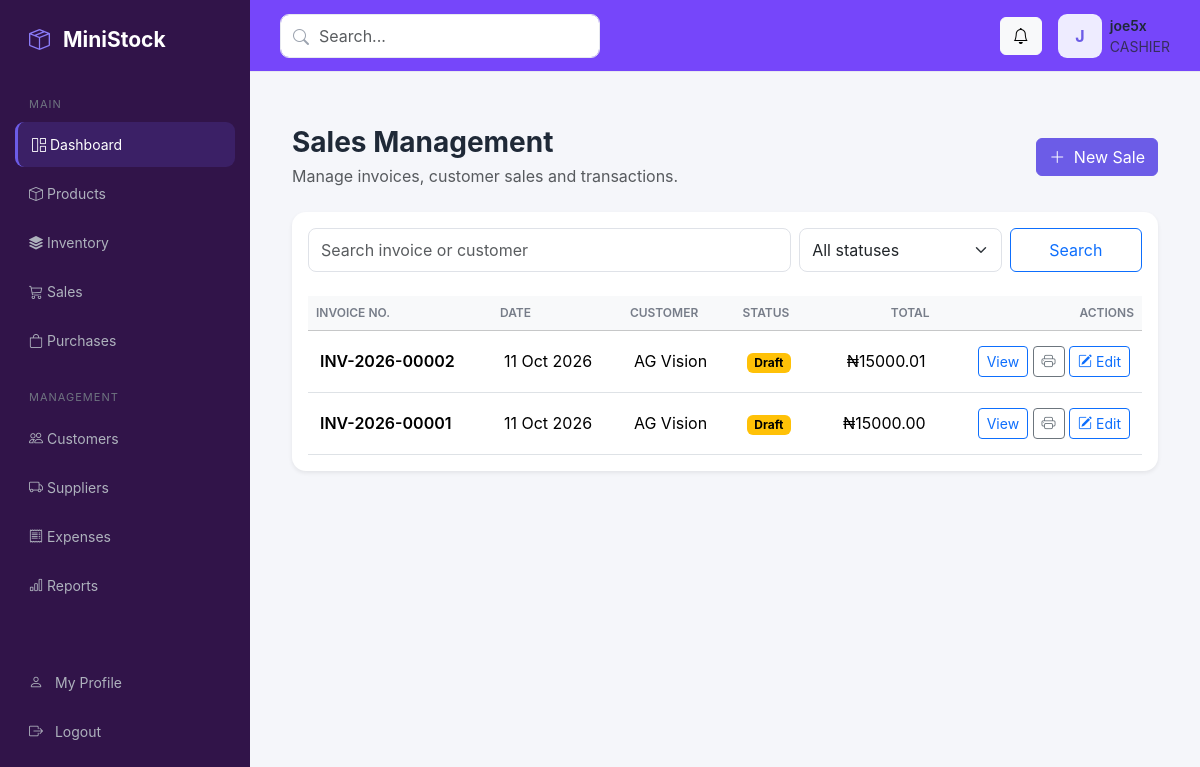
The page /sales/ (signed in) on the database its author committed.
### accounts/models.py (models this page shows, shortened)
class User(AbstractUser):
    class Role(models.TextChoices):
        ADMIN = "ADMIN", "Administrator"
        MANAGER = "MANAGER", "Manager"
        CASHIER = "CASHIER", "Cashier"
        STOREKEEPER = "STOREKEEPER", "Storekeeper"
    role = models.CharField(
        max_length=20,
        choices=Role.choices,
        default=Role.CASHIER,
    )
    phone = models.CharField(
        max_length=30,
        blank=True,
    )

### documents/models.py (models this page shows, shortened)
class OrderDocument(models.Model):
    class DocumentType(models.TextChoices):
        PURCHASE = "PURCHASE", "Purchase"
        SALE = "SALE", "Sales"
    class Status(models.TextChoices):
        DRAFT = "DRAFT", "Draft"
        COMPLETED = "COMPLETED", "Completed"
        CANCELLED = "CANCELLED", "Cancelled"
    doc_code = models.CharField(max_length=10)
    doc_year = models.CharField(max_length=4)
    doc_num = models.CharField(max_length=20)
    document_type = models.CharField(
        max_length=10,
        choices=DocumentType.choices,
        default=DocumentType.PURCHASE,
    )
    doc_date = models.DateField(default=timezone.localdate)
    status = models.CharField(
        max_length=20,
        choices=Status.choices,
        default=Status.DRAFT,
    )
    supplier = models.ForeignKey(
        "suppliers.Supplier",
        on_delete=models.PROTECT,
        related_name="order_documents",
        null=True,
        blank=True,
    )
    supplier_name = models.CharField(
        max_length=255,
        blank=True,
    )
    supplier_invoice = models.CharField(
        max_length=100,
        blank=True,
    )
    customer = models.ForeignKey(
        "customers.Customer",
        on_delete=models.PROTECT,
        related_name="order_documents",
        null=True,
        blank=True,
    )
    customer_name = models.CharField(
        max_length=255,
        blank=True,
    )
    currency = models.CharField(max_length=10, default="NGN", blank=True)
    credit_fercility = models.CharField(max_length=100, blank=True)
    address = models.TextField(blank=True)
    project = models.CharField(max_length=255, blank=True)
    subtotal = models.DecimalField(
        max_digits=14,
        decimal_places=2,
        default=Decimal("0.00"),
    )
    total_discount = models.DecimalField(
        max_digits=14,
        decimal_places=2,
        default=Decimal("0.00"),
    )
    tax = models.DecimalField(
        max_digits=14,
        decimal_places=2,
        default=Decimal("0.00"),
    )
    grand_total = models.DecimalField(
        max_digits=14,
        decimal_places=2,
        default=Decimal("0.00"),
    )
    created_by = models.ForeignKey(
        settings.AUTH_USER_MODEL,
        on_delete=models.PROTECT,
        related_name="order_documents",
        null=True,
        blank=True,
    )
    created_at = models.DateTimeField(auto_now_add=True)
    updated_at = models.DateTimeField(auto_now=True)
    class Meta:
        ordering = ["-created_at", "-pk"]
        constraints = [
            models.UniqueConstraint(
                fields=["doc_code", "doc_year", "doc_num"],
                name="unique_order_document_number",
            ),
        ]
    def __str__(self):
        return f"{self.doc_code}-{self.doc_year}-{self.doc_num}"

### customers/models.py (models this page shows, shortened)
class Customer(models.Model):
    name = models.CharField(max_length=200)
    phone = models.CharField(max_length=30, blank=True)
    email = models.EmailField(blank=True)
    address = models.TextField(blank=True)
    opening_balance = models.DecimalField(
        max_digits=12,
        decimal_places=2,
        default=0,
    )
    credit_limit = models.DecimalField(
        max_digits=12,
        decimal_places=2,
        default=0,
    )
    is_active = models.BooleanField(default=True)
    created_at = models.DateTimeField(auto_now_add=True)
    updated_at = models.DateTimeField(auto_now=True)
    class Meta:
        ordering = ["name"]

### sales/views.py (the view, shortened to what this page needs)
# urls.py: path("", views.sale_list, name="sale_list"),
@login_required
def sale_list(request):
    documents = OrderDocument.objects.filter(
        document_type=OrderDocument.DocumentType.SALE
    ).select_related("customer")
    query = request.GET.get("q", "").strip()
    status = request.GET.get("status", "")
    if status:
        documents = documents.filter(status=status)
    page_obj = Paginator(documents, 10).get_page(
        request.GET.get("page")
    )
    return render(request, "sales/sale_list.html", {
        "documents": page_obj.object_list,
        "page_obj": page_obj,
        "query": query,
        "status": status,
        "status_choices": OrderDocument.Status.choices,
    })

### templates/sales/sale_list.html (shortened to what this page needs)
{% extends "base.html" %}
{% block content %}
<div class="container-fluid py-4">
    <div class="d-flex justify-content-between align-items-center flex-wrap gap-3 mb-4">
        <div>
            <h3 class="fw-bold mb-1">Sales Management</h3>
            <p class="text-muted mb-0">Manage invoices, customer sales and transactions.</p>
        </div>
        <a href="{% url 'sales:sale_create' %}" class="btn btn-primary">
            <i class="bi bi-plus-lg me-1"></i> New Sale
        </a>
    </div>
    <div class="card border-0 shadow-sm">
        <div class="card-body">
            <form method="get" class="row g-2 mb-4">
                <div class="col-md-7">
                    <input type="search" name="q" value="{{ query }}"
                           class="form-control"
                           placeholder="Search invoice or customer">
                </div>
                <div class="col-md-3">
                    <select name="status" class="form-select">
                        <option value="">All statuses</option>
                    </select>
                </div>
                <div class="col-md-2 d-grid">
                    <button class="btn btn-outline-primary">Search</button>
                </div>
            </form>
            <div class="table-responsive">
                <table class="table table-hover align-middle">
                    <thead class="table-light">
                        <tr>
                            <th>Invoice No.</th>
                            <th>Date</th>
                            <th>Customer</th>
                            <th>Status</th>
                            <th class="text-end">Total</th>
                            <th class="text-end">Actions</th>
                        </tr>
                    </thead>
                    <tbody>
                        {% for document in documents %}
                        <tr>
                            <td class="fw-semibold">{{ document }}</td>
                            <td>{{ document.doc_date|date:"d M Y" }}</td>
                            <td>
                                {{ document.customer.name|default:document.customer_name|default:"Walk-in Customer" }}
                            </td>
                            <td>
                                {% if document.status == "COMPLETED" %}
                                <span class="badge text-bg-success">Completed</span>
                                {% elif document.status == "CANCELLED" %}
                                <span class="badge text-bg-danger">Cancelled</span>
                                {% else %}
                                <span class="badge text-bg-warning">Draft</span>
                                {% endif %}
                            </td>
                            <td class="text-end">₦{{ document.grand_total|floatformat:2 }}</td>
                            <td class="text-end">
                                <a href="{% url 'sales:sale_detail' document.pk %}"
                                   class="btn btn-sm btn-outline-primary">View</a>
                                <a href="{% url 'sales:sale_invoice' document.pk %}"
                                   target="_blank"
                                   class="btn btn-sm btn-outline-secondary">
                                    <i class="bi bi-printer"></i>
                                </a>
                            {% if document.status == "DRAFT" %}
                            <a href="{% url 'sales:sale_update' document.pk %}"
                            class="btn btn-sm btn-outline-primary"
                            title="Edit Sale">
                                <i class="bi bi-pencil-square"></i> Edit
                            </a>
                            {% endif %}
                            </td>
                        </tr>
                        {% empty %}
                        <tr>
                            <td colspan="6" class="text-center py-5 text-muted">
                                No sales found. Click New Sale to create your first sale.
                            </td>
                        </tr>
                        {% endfor %}
                    </tbody>
                </table>
            </div>
        </div>
    </div>
</div>
{% endblock %}

### templates/base.html (shortened to what this page needs)
{% load static %}
<!DOCTYPE html>
<html lang="en">
<head>
    <link
        href="https://cdn.jsdelivr.net/npm/bootstrap@5.3.3/dist/css/bootstrap.min.css"
        rel="stylesheet"
    >
    <link
        href="https://cdn.jsdelivr.net/npm/bootstrap-icons@1.11.3/font/bootstrap-icons.css"
        rel="stylesheet"
    >
</head>
<body>
<aside class="sidebar">
    <div class="brand">
        <i class="bi bi-box-seam"></i>
        <span>MiniStock</span>
    </div>
    <div class="nav-title">Main</div>
    <a href="{% url 'dashboard:dashboard_home' %}" class="nav-link active">
        <i class="bi bi-grid-1x2"></i>
        <span>Dashboard</span>
    </a>
    <a href="{% url 'products:product_list' %}" class="nav-link">
        <i class="bi bi-box"></i>
        <span>Products</span>
    </a>
    <a href="{% url 'inventory:movement_list' %}" class="nav-link">
        <i class="bi bi-stack"></i>
        <span>Inventory</span>
    </a>
    <a href="{% url 'sales:sale_list' %}" class="nav-link">
        <i class="bi bi-cart3"></i>
        <span>Sales</span>
    </a>
    <a href="{% url 'documents:purchase_list' %}" class="nav-link">
        <i class="bi bi-bag"></i>
        <span>Purchases</span>
    </a>
    <div class="nav-title mt-3">Management</div>
    <a href="{% url 'customers:customer_list' %}" class="nav-link">
        <i class="bi bi-people"></i>
        <span>Customers</span>
    </a>
    <a href="{% url 'suppliers:supplier_list' %}" class="nav-link">
        <i class="bi bi-truck"></i>
        <span>Suppliers</span>
    </a>
    <a href="#" class="nav-link">
        <i class="bi bi-receipt"></i>
        <span>Expenses</span>
    </a>
    <a href="#" class="nav-link">
        <i class="bi bi-bar-chart"></i>
        <span>Reports</span>
    </a>
    <div class="pt-5">
        <a href="{% url 'accounts:profile' %}"
        class="nav-link">
        <i class="bi bi-person me-2"></i>
        My Profile
    </a>
    <form method="post" action="{% url 'accounts:logout' %}">
    <button type="submit" class="nav-link">
        <i class="bi bi-box-arrow-right me-2"></i>
        Logout
    </button>
</form>
</div>
<div class="pt-5 nav-link"></div>
</aside>
<div class="main">
    <header class="topbar">
        <div class="search-box">
            <i class="bi bi-search"></i>
            <input
                type="text"
                class="form-control"
                placeholder="Search..."
            >
        </div>
        <div class="d-flex align-items-center gap-3">
            <button class="btn btn-light">
                <i class="bi bi-bell"></i>
            </button>
            <div class="d-flex align-items-center gap-2">
                <div class="avatar-placeholder">
                    {{ request.user.username|first|upper }}
                </div>
                <div class="d-none d-md-block">
                    <div class="fw-semibold small">
                        {{ request.user.get_full_name|default:request.user.username }}
                    </div>
                    <div class="text-muted small">
                        {{ request.user.role|default:"User" }}
                    </div>
                </div>
            </div>
        </div>
    </header>
    <main class="content">
        {% block content %}
        {% endblock %}
    </main>
</div>
</body>
</html>

### templates/base.html (style rules this page uses)
:root { --primary: #6c5ce7; --primary-dark: #5849c5; --sidebar: #311449; --background: #f5f6fa; --card: #ffffff; --text: #1f2937; --muted: #8a8f9c; --border: #e7e9ef; }
* { box-sizing: border-box; }
body { margin: 0; background: var(--background); color: var(--text); font-family: Inter, -apple-system, BlinkMacSystemFont, "Segoe UI", sans-serif; }
.sidebar { width: 250px; height: 100vh; position: fixed; left: 0; top: 0; background: var(--sidebar); color: white; padding: 24px 15px; z-index: 1000; }
.brand { font-size: 21px; font-weight: 700; padding: 0 14px 30px; }
.brand i { color: #8b7cf8; margin-right: 8px; }
.nav-title { color: #6f7480; font-size: 11px; text-transform: uppercase; letter-spacing: 1px; padding: 10px 14px; }
.sidebar .nav-link { color: #aeb2bd; padding: 12px 14px; border-radius: 9px; margin-bottom: 4px; font-size: 14px; }
.sidebar .nav-link i { width: 25px; }
.sidebar .nav-link:hover, .sidebar .nav-link.active { color: white; background: rgba(108, 92, 231, .18); }
.sidebar .nav-link.active { border-left: 3px solid var(--primary); }
.main { margin-left: 250px; min-height: 100vh; }
.topbar { height: 72px; background: rgb(118, 70, 250); border-bottom: 1px solid var(--border); display: flex; align-items: center; justify-content: space-between; padding: 0 30px; }
.search-box { width: 320px; position: relative; }
.search-box i { position: absolute; left: 13px; top: 11px; color: #9ca3af; }
.search-box input { padding-left: 38px; border: 1px solid var(--border); border-radius: 9px; height: 40px; }
.content { padding: 30px; }
.card { border: 1px solid var(--border); border-radius: 14px; box-shadow: 0 2px 10px rgba(0, 0, 0, .025); }
.btn-primary { background: var(--primary); border-color: var(--primary); }
.table { margin-bottom: 0; }
.table th { color: #777d89; font-size: 12px; font-weight: 600; text-transform: uppercase; white-space: nowrap; }
.table td { vertical-align: middle; padding: 15px 12px; }
.avatar-placeholder { width: 44px; height: 44px; border-radius: 9px; background: #eeecff; color: var(--primary); display: flex; align-items: center; justify-content: center; font-weight: 700; }
.form-control, .form-select { min-height: 44px; border-color: #dfe2e8; border-radius: 8px; }

### rows shown on the page
User: user.username|first "J", user.get_full_name "joe5x", user.role "CASHIER"
OrderDocument: doc_code+doc_year+doc_num "INV-2026-00002", doc_date "11 Oct 2026", customer.name "AG Vision", status "Draft", grand_total "15000.01"
OrderDocument: doc_code+doc_year+doc_num "INV-2026-00001", doc_date "11 Oct 2026", customer.name "AG Vision", status "Draft", grand_total "15000.00"
